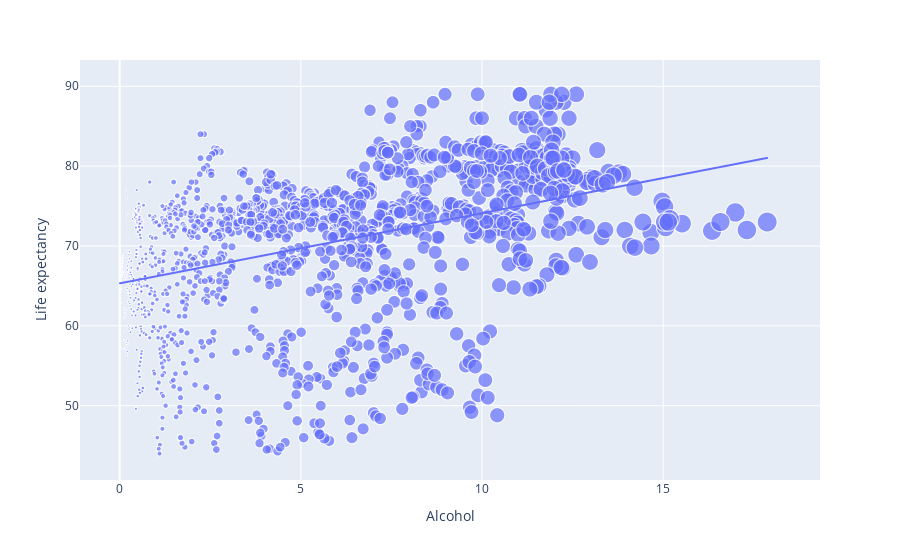

The notebook cell saved with this chart:
### Code cell
#LINEAR REGRESSION - 'Alcohol' X 'Life expectancy' -----Weak Correlation-----

fig = px.scatter(data_frame = data, x = 'Alcohol', y = 'Life expectancy', size = 'Alcohol' , trendline = 'ols')
fig.show()

### Figure 1 — Plotly figure (JSON) as saved in the notebook; plotly's stock layout.template omitted (floating-point values rounded to 4 significant figures; data arrays with more than 128 entries replaced by an {"elided": "..."} marker saying what was removed)
{"data": [{"hovertemplate": "Alcohol=%{marker.size}<br>Life expectancy=%{y}<extra></extra>", "legendgroup": "", "marker": {"color": "#636efa", "size": {"elided": "1649 float values"}, "sizemode": "area", "sizeref": 0.04467, "symbol": "circle"}, "mode": "markers", "name": "", "showlegend": false, "type": "scattergl", "x": {"elided": "1649 float values"}, "xaxis": "x", "y": {"elided": "1649 float values"}, "yaxis": "y"}, {"hovertemplate": "<b>OLS trendline</b><br>Life expectancy = 0.879245 * Alcohol + 65.3165<br>R<sup>2</sup>=0.162182<br><br>Alcohol=%{x}<br>Life expectancy=%{y} <b>(trend)</b><extra></extra>", "legendgroup": "", "marker": {"color": "#636efa", "symbol": "circle"}, "mode": "lines", "name": "", "showlegend": false, "type": "scattergl", "x": {"elided": "1649 float values"}, "xaxis": "x", "y": {"elided": "1649 float values"}, "yaxis": "y"}], "layout": {"autosize": true, "legend": {"itemsizing": "constant", "tracegroupgap": 0}, "margin": {"t": 60}, "xaxis": {"anchor": "y", "autorange": true, "domain": [0, 1], "range": [-1.069, 19.23], "title": {"text": "Alcohol"}, "type": "linear"}, "yaxis": {"anchor": "x", "autorange": true, "domain": [0, 1], "range": [39.55, 95.13], "title": {"text": "Life expectancy"}, "type": "linear"}}}
